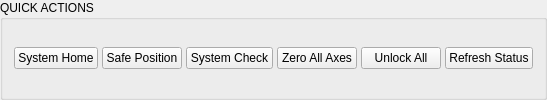
           <widget class="QGroupBox" name="gb_quick_actions">
            <property name="sizePolicy">
             <sizepolicy hsizetype="Expanding" vsizetype="Expanding">
              <horstretch>0</horstretch>
              <verstretch>0</verstretch>
             </sizepolicy>
            </property>
            <property name="title">
             <string>QUICK ACTIONS</string>
            </property>
            <layout class="QHBoxLayout">
             <property name="spacing">
              <number>4</number>
             </property>
             <item>
              <widget class="QPushButton" name="pushButton">
               <property name="minimumSize">
                <size>
                 <width>0</width>
                 <height>20</height>
                </size>
               </property>
               <property name="text">
                <string>System Home</string>
               </property>
              </widget>
             </item>
             <item>
              <widget class="QPushButton" name="pushButton">
               <property name="minimumSize">
                <size>
                 <width>0</width>
                 <height>20</height>
                </size>
               </property>
               <property name="text">
                <string>Safe Position</string>
               </property>
              </widget>
             </item>
             <item>
              <widget class="QPushButton" name="pushButton">
               <property name="minimumSize">
                <size>
                 <width>0</width>
                 <height>20</height>
                </size>
               </property>
               <property name="text">
                <string>System Check</string>
               </property>
              </widget>
             </item>
             <item>
              <widget class="QPushButton" name="pushButton">
               <property name="minimumSize">
                <size>
                 <width>0</width>
                 <height>20</height>
                </size>
               </property>
               <property name="text">
                <string>Zero All Axes</string>
               </property>
              </widget>
             </item>
             <item>
              <widget class="QPushButton" name="pushButton">
               <property name="minimumSize">
                <size>
                 <width>0</width>
                 <height>20</height>
                </size>
               </property>
               <property name="text">
                <string>Unlock All</string>
               </property>
              </widget>
             </item>
             <item>
              <widget class="QPushButton" name="pushButton">
               <property name="minimumSize">
                <size>
                 <width>0</width>
                 <height>20</height>
                </size>
               </property>
               <property name="text">
                <string>Refresh Status</string>
               </property>
              </widget>
             </item>
            </layout>
           </widget>
